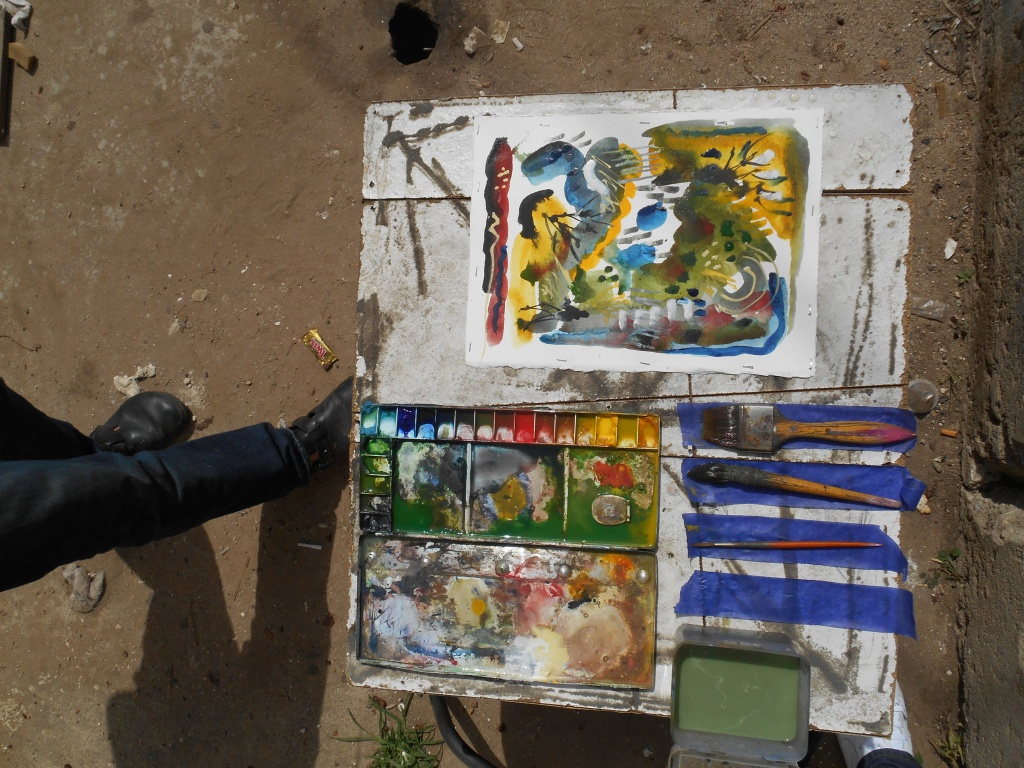
#> input picture odd_pys/object_id_surf_sift/imageresized_83.jpg, 1024 x 768 px
$ python sift.py   (Python 2 division)
#> lines starting #> are read from the running program, lines starting #| are printed output that depends on the picture
import numpy as np
import cv2
from matplotlib import pyplot as plt
cv2.ocl.setUseOpenCL(False)

MIN_MATCH_COUNT = 10

img1 =cv2.imread('imageresized_83.jpg')
#> img1 is the input picture: shape (768, 1024, 3); mean B, G, R 83.2, 96.8, 106.9
img2 =cv2.imread('out1.jpg')
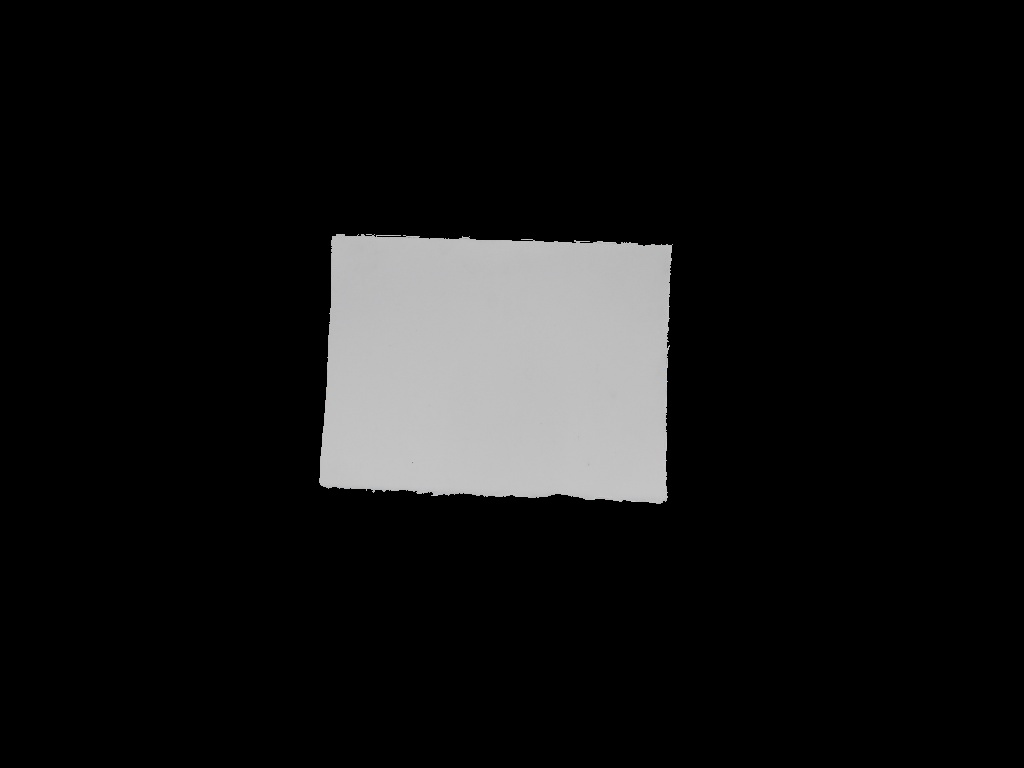
#> input picture odd_pys/object_id_surf_sift/out1.jpg, 1024 x 768 px
#> img2 is the input picture: shape (768, 1024, 3); mean B, G, R 21.2, 21.2, 21.2

cv2.imshow('i',img1)
#img1 = cv2.imread('box.png',0)          # queryImage
#img2 = cv2.imread('box_in_scene.png',0) # trainImage

# Initiate SIFT detector
sift = cv2.xfeatures2d.SIFT_create()

# find the keypoints and descriptors with SIFT
kp1, des1 = sift.detectAndCompute(img1,None)
#> kp1 = 4431 keypoints; strongest (x, y, size): (376, 534, 1.8), (469, 198, 3.1), (898, 171, 2.2), (411, 435, 4.5)
kp2, des2 = sift.detectAndCompute(img2,None)
#> kp2 = 76 keypoints; strongest (x, y, size): (431, 493, 1.9), (654, 490, 18.6), (621, 457, 69.7), (671, 246, 2)

FLANN_INDEX_KDTREE = 0
index_params = dict(algorithm = FLANN_INDEX_KDTREE, trees = 5)
search_params = dict(checks = 50)

flann = cv2.FlannBasedMatcher(index_params, search_params)
matches = flann.knnMatch(des1,des2,k=2)
#> matches = 4431 matches

# store all the good matches as per Lowe's ratio test.
good = []
for m,n in matches:
  if m.distance < 0.7*n.distance:
        good.append(m)
#> after the loop, good = 10 matches

if len(good)>MIN_MATCH_COUNT:
    	src_pts = np.float32([ kp1[m.queryIdx].pt for m in good ]).reshape(-1,1,2)
    	dst_pts = np.float32([ kp2[m.trainIdx].pt for m in good ]).reshape(-1,1,2)

    	M, mask = cv2.findHomography(src_pts, dst_pts, cv2.RANSAC,5.0)
    	matchesMask = mask.ravel().tolist()

    	h,w,d = img1.shape
    	pts = np.float32([ [0,0],[0,h-1],[w-1,h-1],[w-1,0] ]).reshape(-1,1,2)
    	dst = cv2.perspectiveTransform(pts,M)

    	img2 = cv2.polylines(img2,[np.int32(dst)],True,255,3, cv2.LINE_AA)

else:
   		print "Not enough matches are found - %d/%d" % (len(good),MIN_MATCH_COUNT)
#| Not enough matches are found - 10/10
   		matchesMask = None

draw_params = dict(matchColor = (0,255,0), # draw matches in green color
                    singlePointColor = None,
                    matchesMask = matchesMask, # draw only inliers
                    flags = 2)

img3 = cv2.drawMatches(img1,kp1,img2,kp2,good,None,**draw_params)
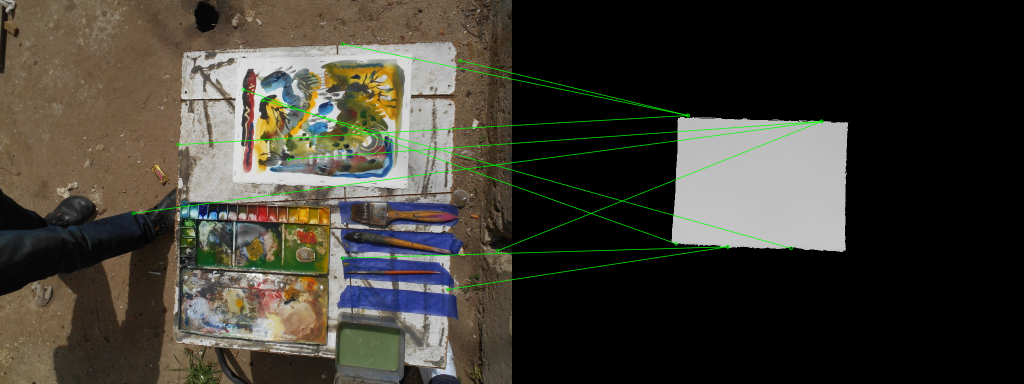
#> img3: shape (768, 2048, 3) (shown at 1/2 size); mean B, G, R 51.6, 60.3, 63.4
plt.imshow(img3, 'gray'),plt.show()
